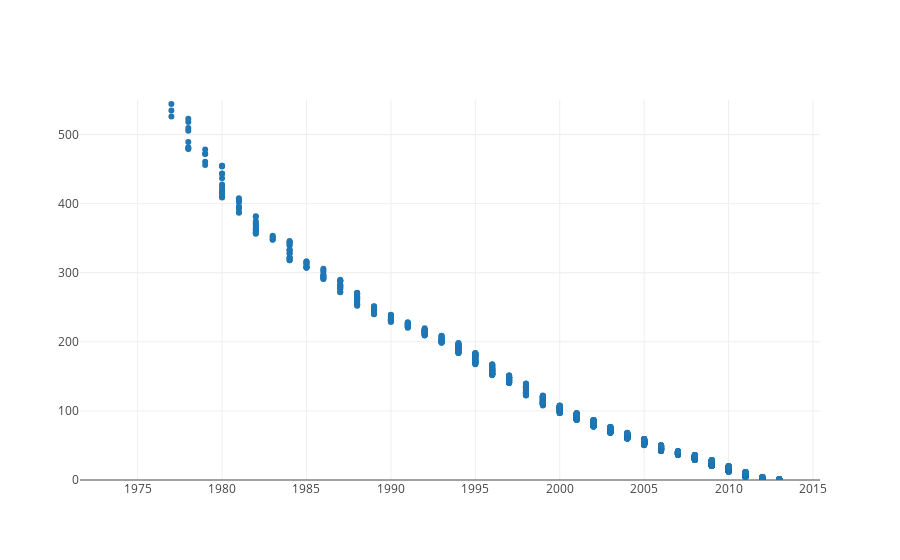

Write notebook code for a chart like this one.
### Markdown cell above
Now imagine a data scientist in your company wants to take a crack at his own model for predicting a movie's revenue.  The data scientist notices, that in general, movies tend to make more money per year.

### Code cell
from graph import build_layout
years = list(map(lambda movie: movie['year'],movies))
years_and_revenues = trace_values(years, domestic_revenues, text = titles)
years_layout = build_layout(y_range = [0, 550])
plot([years_and_revenues], years_layout)

### Figure 1 — Plotly figure (JSON) as saved in the notebook; plotly's stock layout.template omitted (floating-point values rounded to 4 significant figures; data arrays with more than 128 entries replaced by an {"elided": "..."} marker saying what was removed)
{"data": [{"mode": "markers", "name": "data", "text": {"elided": "1776 str values"}, "type": "scatter", "uid": "72a567b0-8947-11e9-a51e-0b77553b67d7", "x": {"elided": "1794 int values"}, "y": {"elided": "1776 float values"}}], "layout": {"yaxis": {"range": [0, 550]}}}
